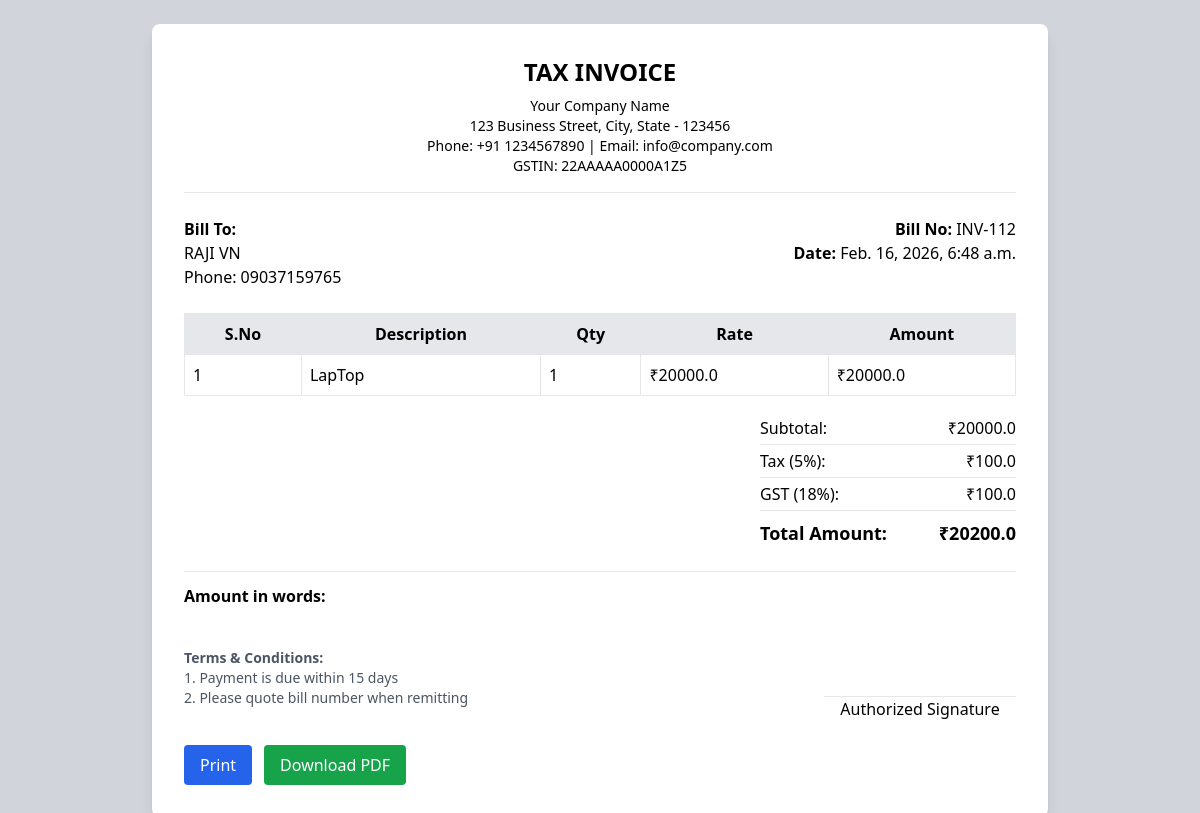
Screenshot of /view-bills/112/ with the database file from the repository.
### api/models.py (models this page shows, shortened)
class Bill(models.Model):
    bill_no=models.CharField(max_length=100,blank=True,null=True)
    customer_name=models.CharField(max_length=200)
    total=models.FloatField(default=0.0)
    total_price=models.FloatField(default=0.0)
    tax = models.FloatField(default=0)
    gst = models.FloatField(default=0)
    phone=models.CharField(max_length=15,blank=True,null=True)
    item_name=models.CharField(max_length=200,blank=True,null=True)
    quantity=models.IntegerField(default=0)
    date=models.DateTimeField(auto_now_add=True)
    created_by=models.CharField(max_length=200)
    @property
    def grand_total(self):
        return self.total + self.tax + self.gst

class BillItem(models.Model):
    bill=models.ForeignKey(Bill,on_delete=models.CASCADE,related_name='items')
    product=models.ForeignKey(Product,on_delete=models.CASCADE)
    quantity=models.IntegerField(default=1)
    price=models.FloatField(default=0.0)

class Product(models.Model):
    name=models.CharField(max_length=200)
    price=models.FloatField()
    stock=models.IntegerField()

### api/views.py (the view)
# urls.py: path('view-bills/', views.view_bills_page, name='view_bills_page'),
def view_bills_page(request,id):
    bill=get_object_or_404(Bill, id=id)
    subtotal=sum(item.quantity * item.price for item in bill.items.all())
    tax = subtotal * 0.05
    gst = subtotal * 0.18
    grand_total = subtotal + tax + gst
    context = {
        "bill": bill,
        "subtotal": round(subtotal, 2),
        "tax": round(tax, 2),
        "gst": round(gst, 2),
        "grand_total": round(grand_total, 2),
    }
    return render(request, 'viewbills.html', context)

### templates/viewbills.html (shortened to what this page needs)
<!DOCTYPE html>
<html>
<head>
    <script src="https://cdn.tailwindcss.com"></script>
</head>
<body class="bg-gray-300 p-6">
<div class="max-w-4xl mx-auto bg-white shadow-lg rounded-lg p-8">
    <div class="text-center border-b pb-4">
        <h1 class="text-2xl font-bold">TAX INVOICE</h1>
        <p class="text-sm mt-2">
            Your Company Name <br>
            123 Business Street, City, State - 123456 <br>
            Phone: +91 1234567890 | Email: info@company.com <br>
            GSTIN: 22AAAAA0000A1Z5
        </p>
    </div>
    <div class="flex justify-between mt-6">
        <div>
            <p class="font-semibold">Bill To:</p>
            <p>{{ bill.customer_name }}</p>
            <p>Phone: {{ bill.phone }}</p>
        </div>
        <div class="text-right">
            <p><strong>Bill No:</strong> INV-{{ bill.id }}</p>
            <p><strong>Date:</strong> {{ bill.date }}</p>
        </div>
    </div>
    <table class="w-full mt-6 border">
        <thead class="bg-gray-200">
            <tr>
                <th class="p-2 border">S.No</th>
                <th class="p-2 border">Description</th>
                <th class="p-2 border">Qty</th>
                <th class="p-2 border">Rate</th>
                <th class="p-2 border">Amount</th>
            </tr>
        </thead>
        <tbody>
        {% for item in bill.items.all %}
            <tr>
                <td class="p-2 border">{{ forloop.counter }}</td>
                <td class="p-2 border">{{ item.product.name }}</td>
                <td class="p-2 border">{{ item.quantity }}</td>
                <td class="p-2 border">₹{{ item.price }}</td>
                <td class="p-2 border">₹{{ item.price }}</td>
            </tr>
        {% endfor %}
        </tbody>
    </table>
    <div class="flex justify-end mt-4">
        <div class="w-64">
            <div class="flex justify-between border-b py-1">
                <span>Subtotal:</span>
                <span>₹{{ bill.total }}</span>
            </div>
            <div class="flex justify-between border-b py-1">
                <span>Tax (5%):</span>
                <span>₹{{ bill.tax }}</span>
            </div>
            <div class="flex justify-between border-b py-1">
                <span>GST (18%):</span>
                <span>₹{{ bill.gst }}</span>
            </div>
            <div class="flex justify-between font-bold text-lg pt-2">
                <span>Total Amount:</span>
                <span>₹{{ bill.grand_total }}</span>
            </div>
        </div>
    </div>
    <div class="mt-6 border-t pt-3">
        <p>
            <strong>Amount in words:</strong> {{ bill.amount_words }}
        </p>
    </div>
    <div class="mt-10 flex justify-between">
        <div class="text-sm text-gray-600">
            <p class="font-semibold">Terms & Conditions:</p>
            <p>1. Payment is due within 15 days</p>
            <p>2. Please quote bill number when remitting</p>
        </div>
        <div class="text-center">
            <div class="border-t w-48 mt-12"></div>
            <p>Authorized Signature</p>
        </div>
    </div>
    <div class="mt-6 flex gap-3">
        <button onclick="window.print()"
            class="bg-blue-600 text-white px-4 py-2 rounded">
            Print
        </button>
        <a href="/api/bill/{{ bill.id }}/print/"
            class="bg-green-600 text-white px-4 py-2 rounded">
            Download PDF
        </a>
    </div>
</div>
</body>
</html>

### rows the page displays
Bill: customer_name "RAJI VN", phone "09037159765", id "112", date "Feb. 16, 2026, 6:48 a.m.", total "20000.0", tax "100.0", gst "100.0", grand_total "20200.0"
BillItem: product.name "LapTop", quantity "1", price "20000.0"
